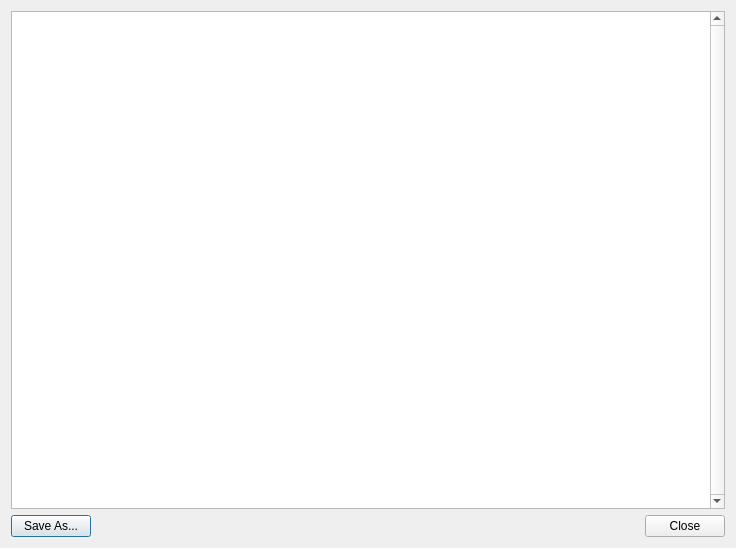
<?xml version="1.0" encoding="UTF-8"?>
<ui version="4.0">
 <class>DeviceInfoDialog</class>
 <widget class="QDialog" name="DeviceInfoDialog">
  <property name="geometry">
   <rect>
    <x>0</x>
    <y>0</y>
    <width>736</width>
    <height>548</height>
   </rect>
  </property>
  <property name="windowTitle">
   <string>Device Information</string>
  </property>
  <layout class="QVBoxLayout" name="verticalLayout">
   <item>
    <widget class="QPlainTextEdit" name="plainTextEdit">
     <property name="verticalScrollBarPolicy">
      <enum>Qt::ScrollBarAlwaysOn</enum>
     </property>
     <property name="readOnly">
      <bool>true</bool>
     </property>
    </widget>
   </item>
   <item>
    <layout class="QHBoxLayout" name="horizontalLayout">
     <item>
      <widget class="QPushButton" name="saveButton">
       <property name="text">
        <string>Save As...</string>
       </property>
      </widget>
     </item>
     <item>
      <widget class="QDialogButtonBox" name="buttonBox">
       <property name="orientation">
        <enum>Qt::Horizontal</enum>
       </property>
       <property name="standardButtons">
        <set>QDialogButtonBox::Close</set>
       </property>
      </widget>
     </item>
    </layout>
   </item>
  </layout>
 </widget>
 <resources/>
 <connections>
  <connection>
   <sender>buttonBox</sender>
   <signal>accepted()</signal>
   <receiver>DeviceInfoDialog</receiver>
   <slot>accept()</slot>
   <hints>
    <hint type="sourcelabel">
     <x>227</x>
     <y>530</y>
    </hint>
    <hint type="destinationlabel">
     <x>157</x>
     <y>274</y>
    </hint>
   </hints>
  </connection>
  <connection>
   <sender>buttonBox</sender>
   <signal>rejected()</signal>
   <receiver>DeviceInfoDialog</receiver>
   <slot>reject()</slot>
   <hints>
    <hint type="sourcelabel">
     <x>295</x>
     <y>536</y>
    </hint>
    <hint type="destinationlabel">
     <x>286</x>
     <y>274</y>
    </hint>
   </hints>
  </connection>
 </connections>
</ui>
